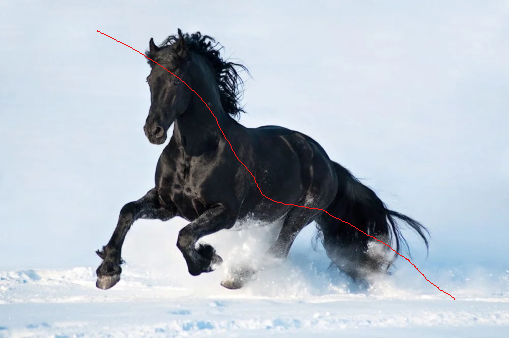
#> input picture Image-Reconstruction-Project/Color Reconstruction/cheval-abime2.png, 509 x 338 px
$ python main.py
#> lines starting #> are read from the running program, lines starting #| are printed output that depends on the picture; after the words box and inside, x2 and y2 are one past the last pixel; in counts of white or black regions, pixels touching at a corner belong together
import numpy as np
import matplotlib.pyplot as plt
from matplotlib.image import imread

# Fonction pour restaurer un canal de couleur en utilisant la décomposition SVD
def svd_restore_color_channel(image_channel, mask, rank):
    # Appliquer la décomposition SVD sur le canal de couleur
    U, s, Vt = np.linalg.svd(image_channel, full_matrices=False)

    # Tronquer les matrices U, s et Vt pour obtenir une approximation de rang faible
    U_k = U[:, :rank]
    s_k = s[:rank] #sigma
    Vt_k = Vt[:rank, :] #Vtransposé

    # Reconstruire l'image approximée à partir des matrices tronquées
    image_approx = U_k @ np.diag(s_k) @ Vt_k

    # Restaurer l'image en utilisant l'image approximée pour les pixels endommagés
    restored_image = np.where(mask, image_approx, image_channel)
    return restored_image

# Fonction pour restaurer une image en couleur en utilisant la décomposition SVD
def svd_restore_color(image, mask, rank):
    restored_image = np.zeros_like(image)
    # Restaurer chaque canal de couleur séparément
    for channel in range(3):
        restored_image[:, :, channel] = svd_restore_color_channel(image[:, :, channel], mask, rank)
    return restored_image

# Charger l'image en couleur et le masque
color_image_file_path = "cheval-abime2.png"
mask_file_path = "cheval-abime2-mask.png"
color_image = imread(color_image_file_path)
#> color_image is the input picture: shape (338, 509, 3) float32; mean R, G, B 0.703, 0.74, 0.781
mask = imread(mask_file_path)
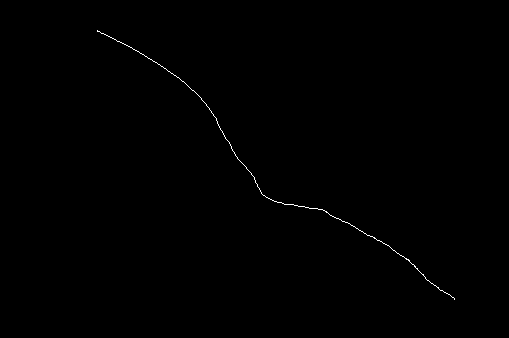
#> input picture Image-Reconstruction-Project/Color Reconstruction/cheval-abime2-mask.png, 509 x 338 px
#> mask: shape (338, 509) float32; values 0 (black) and 1 (white), 0.24% white in thin lines or dots, all inside (x1, y1, x2, y2) = (97, 30, 455, 300)

# Convertir le masque en un masque binaire
mask = (mask > 0)

# Choisir un rang pour l'approximation
rank = 50

# Restaurer l'image en couleur
color_image_restored = svd_restore_color(color_image, mask, rank)
#> the loop in svd_restore_color, `for channel in range(3):` made 3 passes
#> pass 1, in svd_restore_color_channel, `U, s, Vt = np.linalg.svd(image_channel, full_matrices=False)`:
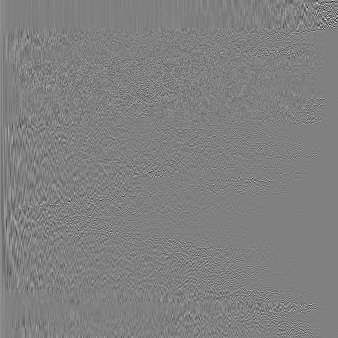
#> U: shape (338, 338) float32; min -0.6, max 0.591, mean 0.000118; drawn with min black and max white
#> pass 1, in svd_restore_color_channel, `U, s, Vt = np.linalg.svd(image_channel, full_matrices=False)`:
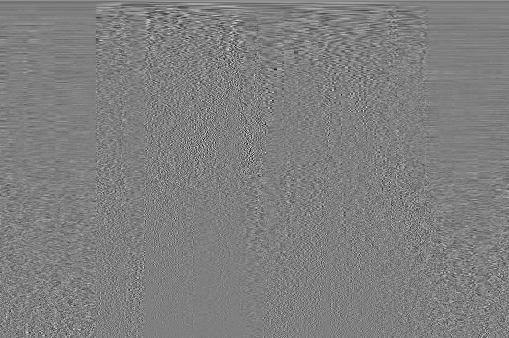
#> Vt: shape (338, 509) float32; min -0.345, max 0.344, mean 0.000168; drawn with min black and max white
#> pass 1, in svd_restore_color_channel, `U_k = U[:, :rank]`:
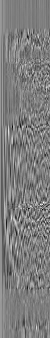
#> U_k: shape (338, 50) float32; min -0.287, max 0.294, mean 0.000793; drawn with min black and max white
#> pass 1, in svd_restore_color_channel, `Vt_k = Vt[:rank, :]`:
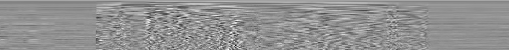
#> Vt_k: shape (50, 509) float32; min -0.331, max 0.25, mean 0.00113; drawn with min black and max white

# Afficher les images avant et après restauration
plt.figure()
plt.imshow(color_image)
plt.title("Original Color Image")

plt.figure()
plt.imshow(color_image_restored)
plt.title("Restored Color Image")

plt.show()
